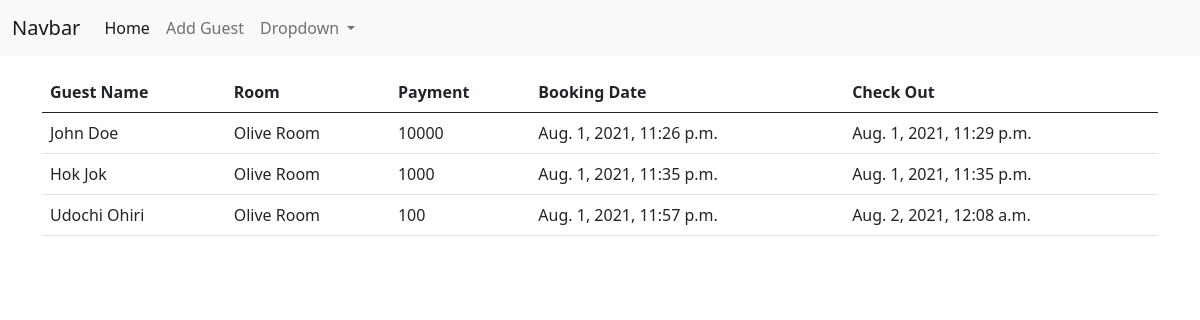
Screenshot of /guest-history/ (signed in) with the database file from the repository.
### room/models.py (models this page shows)
class GuestModelHistory(models.Model):
    guest_name = models.CharField(max_length=100)
    room = models.CharField(max_length=100)
    payment = models.PositiveIntegerField(default=0)
    date_booked = models.DateTimeField()
    check_out_time = models.DateTimeField(auto_now_add=True)

### room/views.py (the view)
# urls.py: path('guest-history/', GuestHistoryView, name='guest-history')
@login_required
def GuestHistoryView(request):
    obj = GuestModelHistory.objects.all()
    context = {'obj':obj}
    return render(request, 'room/guest_history.html', context)

### templates/room/guest_history.html
{% extends 'room/base.html' %}
{% block content %}
<div>
    <table class="table">
        <thead>
            <tr>
                <th scope="col">Guest Name</th>
                <th scope="col">Room</th>
                <th scope="col">Payment</th>
                <th scope="col">Booking Date</th>
                <th scope="col">Check Out</th>
            </tr>
        </thead>
        <tbody>
            {% if obj %}
            {% for o in obj %}
            <tr>
                <td>{{o.guest_name}}</td>
                <td>{{o.room}}</td>
                <td>{{o.payment}}</td>
                <td>{{o.date_booked}}</td>
                <td>{{o.check_out_time}}</td>
            </tr>
            {% endfor %}
            {% endif %}
        </tbody>
    </table>
</div>
{% endblock content %}

### templates/room/base.html (shortened to what this page needs)
<!doctype html>
<html lang="en">
<head>
    <link href="https://cdn.jsdelivr.net/npm/bootstrap@5.0.2/dist/css/bootstrap.min.css" rel="stylesheet"
>
</head>
<body>
    <nav class="navbar navbar-expand-lg navbar-light bg-light">
        <div class="container-fluid">
            <a class="navbar-brand" href="#">Navbar</a>
            <div class="collapse navbar-collapse" id="navbarSupportedContent">
                <ul class="navbar-nav me-auto mb-2 mb-lg-0">
                    <li class="nav-item">
                        <a class="nav-link active" aria-current="page" href="/">Home</a>
                    </li>
                    <li class="nav-item">
                        <a class="nav-link" href="{% url 'book-room' %}">Add Guest</a>
                    </li>
                    <li class="nav-item dropdown">
                        <a class="nav-link dropdown-toggle" href="#" id="navbarDropdown" role="button"
                            data-bs-toggle="dropdown" aria-expanded="false">
                            Dropdown
                        </a>
                    </li>
                </ul>
            </div>
        </div>
    </nav>
    <main>
        <div class="container mt-3">
            {% block content %}
            {% endblock content %}
        </div>
    </main>
</body>
</html>

### rows the page displays
GuestModelHistory: guest_name "John Doe", room "Olive Room", payment "10000", date_booked "Aug. 1, 2021, 11:26 p.m.", check_out_time "Aug. 1, 2021, 11:29 p.m."
GuestModelHistory: guest_name "Hok Jok", room "Olive Room", payment "1000", date_booked "Aug. 1, 2021, 11:35 p.m.", check_out_time "Aug. 1, 2021, 11:35 p.m."
GuestModelHistory: guest_name "Udochi Ohiri", room "Olive Room", payment "100", date_booked "Aug. 1, 2021, 11:57 p.m.", check_out_time "Aug. 2, 2021, 12:08 a.m."
